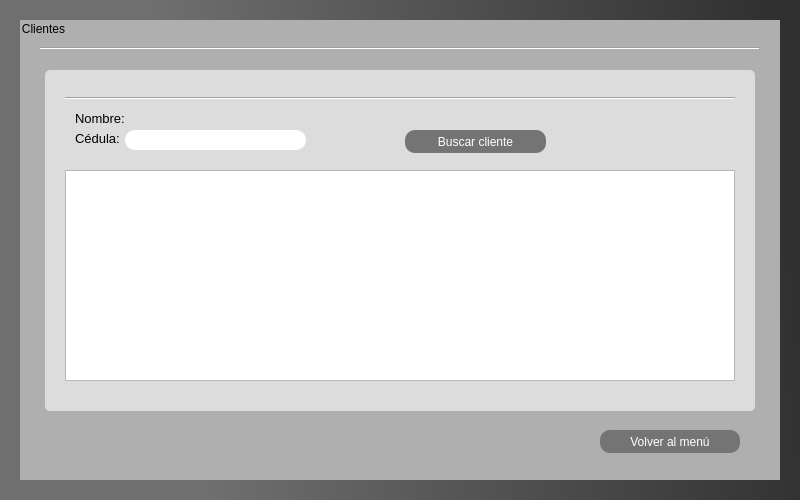
<?xml version="1.0" encoding="UTF-8"?>
<ui version="4.0">
 <class>MainWindow</class>
 <widget class="QMainWindow" name="MainWindow">
  <property name="geometry">
   <rect>
    <x>0</x>
    <y>0</y>
    <width>800</width>
    <height>500</height>
   </rect>
  </property>
  <property name="minimumSize">
   <size>
    <width>800</width>
    <height>500</height>
   </size>
  </property>
  <property name="maximumSize">
   <size>
    <width>800</width>
    <height>500</height>
   </size>
  </property>
  <property name="windowTitle">
   <string>MainWindow</string>
  </property>
  <property name="styleSheet">
   <string notr="true">QWidget#centralwidget{background-color: qlineargradient(spread:pad, x1:0, y1:0.625, x2:1, y2:0.551, stop:0.232955 rgba(111, 111, 111, 255), stop:1 rgba(74, 74, 74, 255));
background-color: qlineargradient(spread:pad, x1:0, y1:0.625, x2:1, y2:0.551, stop:0.232955 rgba(111, 111, 111, 255), stop:1 rgba(48, 48, 48, 255));}</string>
  </property>
  <widget class="QWidget" name="centralwidget">
   <widget class="QGroupBox" name="groupBox_2">
    <property name="geometry">
     <rect>
      <x>20</x>
      <y>20</y>
      <width>760</width>
      <height>460</height>
     </rect>
    </property>
    <property name="cursor">
     <cursorShape>ArrowCursor</cursorShape>
    </property>
    <property name="styleSheet">
     <string notr="true">QWidget#groupBox_2{background-color: qlineargradient(spread:pad, x1:0, y1:0.625, x2:1, y2:0.551, stop:0 rgba(175, 175, 175, 255));
font: 12pt &quot;MS Shell Dlg 2&quot;;
border: none;;}

</string>
    </property>
    <property name="title">
     <string>Clientes</string>
    </property>
    <property name="alignment">
     <set>Qt::AlignLeading|Qt::AlignLeft|Qt::AlignVCenter</set>
    </property>
    <property name="flat">
     <bool>false</bool>
    </property>
    <widget class="Line" name="line">
     <property name="geometry">
      <rect>
       <x>20</x>
       <y>20</y>
       <width>720</width>
       <height>16</height>
      </rect>
     </property>
     <property name="autoFillBackground">
      <bool>false</bool>
     </property>
     <property name="orientation">
      <enum>Qt::Horizontal</enum>
     </property>
    </widget>
    <widget class="QGroupBox" name="groupBox_3">
     <property name="geometry">
      <rect>
       <x>25</x>
       <y>50</y>
       <width>710</width>
       <height>341</height>
      </rect>
     </property>
     <property name="cursor">
      <cursorShape>ArrowCursor</cursorShape>
     </property>
     <property name="styleSheet">
      <string notr="true">QWidget#groupBox_3{
	background-color: qlineargradient(spread:pad, x1:0, y1:0, x2:1, y2:1, stop:1 rgba(220, 220, 220, 255));
font: 12pt &quot;MS Shell Dlg 2&quot;;
border: none;
border-radius: 5px;}

</string>
     </property>
     <property name="title">
      <string/>
     </property>
     <property name="alignment">
      <set>Qt::AlignLeading|Qt::AlignLeft|Qt::AlignVCenter</set>
     </property>
     <property name="flat">
      <bool>false</bool>
     </property>
     <widget class="Line" name="line_2">
      <property name="geometry">
       <rect>
        <x>20</x>
        <y>20</y>
        <width>670</width>
        <height>16</height>
       </rect>
      </property>
      <property name="autoFillBackground">
       <bool>false</bool>
      </property>
      <property name="orientation">
       <enum>Qt::Horizontal</enum>
      </property>
     </widget>
     <widget class="QListWidget" name="listWidget">
      <property name="geometry">
       <rect>
        <x>20</x>
        <y>100</y>
        <width>670</width>
        <height>211</height>
       </rect>
      </property>
     </widget>
     <widget class="QLabel" name="label">
      <property name="geometry">
       <rect>
        <x>30</x>
        <y>40</y>
        <width>51</width>
        <height>16</height>
       </rect>
      </property>
      <property name="font">
       <font>
        <pointsize>10</pointsize>
       </font>
      </property>
      <property name="text">
       <string>Nombre:</string>
      </property>
     </widget>
     <widget class="QLabel" name="label_2">
      <property name="geometry">
       <rect>
        <x>30</x>
        <y>60</y>
        <width>51</width>
        <height>16</height>
       </rect>
      </property>
      <property name="font">
       <font>
        <pointsize>10</pointsize>
       </font>
      </property>
      <property name="text">
       <string>Cédula:</string>
      </property>
     </widget>
     <widget class="QLabel" name="nombreClienteLabel">
      <property name="geometry">
       <rect>
        <x>90</x>
        <y>40</y>
        <width>581</width>
        <height>16</height>
       </rect>
      </property>
      <property name="text">
       <string/>
      </property>
     </widget>
     <widget class="QLineEdit" name="cedulaClienteInput">
      <property name="geometry">
       <rect>
        <x>80</x>
        <y>60</y>
        <width>181</width>
        <height>20</height>
       </rect>
      </property>
      <property name="styleSheet">
       <string notr="true">border-radius:10px;
</string>
      </property>
      <property name="text">
       <string/>
      </property>
     </widget>
     <widget class="QLabel" name="mensajeRetorno">
      <property name="geometry">
       <rect>
        <x>300</x>
        <y>60</y>
        <width>371</width>
        <height>16</height>
       </rect>
      </property>
      <property name="text">
       <string/>
      </property>
     </widget>
     <widget class="QPushButton" name="buscarClienteBoton">
      <property name="geometry">
       <rect>
        <x>360</x>
        <y>60</y>
        <width>141</width>
        <height>23</height>
       </rect>
      </property>
      <property name="cursor">
       <cursorShape>PointingHandCursor</cursorShape>
      </property>
      <property name="styleSheet">
       <string notr="true">QWidget#buscarClienteBoton{border-radius:10px;
color: rgb(255, 255, 255);
background-color: qlineargradient(spread:pad, x1:0, y1:0.625, x2:1, y2:0.551, stop:0 rgba(116, 116, 116, 255));
border: 1px;
border-color: qlineargradient(spread:pad, x1:0, y1:0, x2:1, y2:1, stop:1 rgba(220, 220, 220, 255));}
QWidget#buscarClienteBoton:hover{
	background-color: qlineargradient(spread:pad, x1:0, y1:0, x2:1, y2:1, stop:0 rgba(240, 240, 240, 255));
	color: rgb(68, 68, 68);
	border-color: rgb(68, 68, 68);
	shadow: large;
}</string>
      </property>
      <property name="text">
       <string>Buscar cliente</string>
      </property>
     </widget>
    </widget>
    <widget class="QPushButton" name="volverMenuBoton">
     <property name="geometry">
      <rect>
       <x>580</x>
       <y>410</y>
       <width>140</width>
       <height>23</height>
      </rect>
     </property>
     <property name="cursor">
      <cursorShape>PointingHandCursor</cursorShape>
     </property>
     <property name="styleSheet">
      <string notr="true">QWidget#volverMenuBoton{border-radius:10px;
color: rgb(255, 255, 255);
background-color: qlineargradient(spread:pad, x1:0, y1:0.625, x2:1, y2:0.551, stop:0 rgba(116, 116, 116, 255));
border: 1px;
border-color: qlineargradient(spread:pad, x1:0, y1:0, x2:1, y2:1, stop:1 rgba(220, 220, 220, 255));}
QWidget#volverMenuBoton:hover{
	background-color: qlineargradient(spread:pad, x1:0, y1:0, x2:1, y2:1, stop:0 rgba(240, 240, 240, 255));
	color: rgb(68, 68, 68);
	border-color: rgb(68, 68, 68);
	shadow: large;
}</string>
     </property>
     <property name="text">
      <string>Volver al menú</string>
     </property>
    </widget>
   </widget>
  </widget>
 </widget>
 <resources/>
 <connections/>
</ui>
